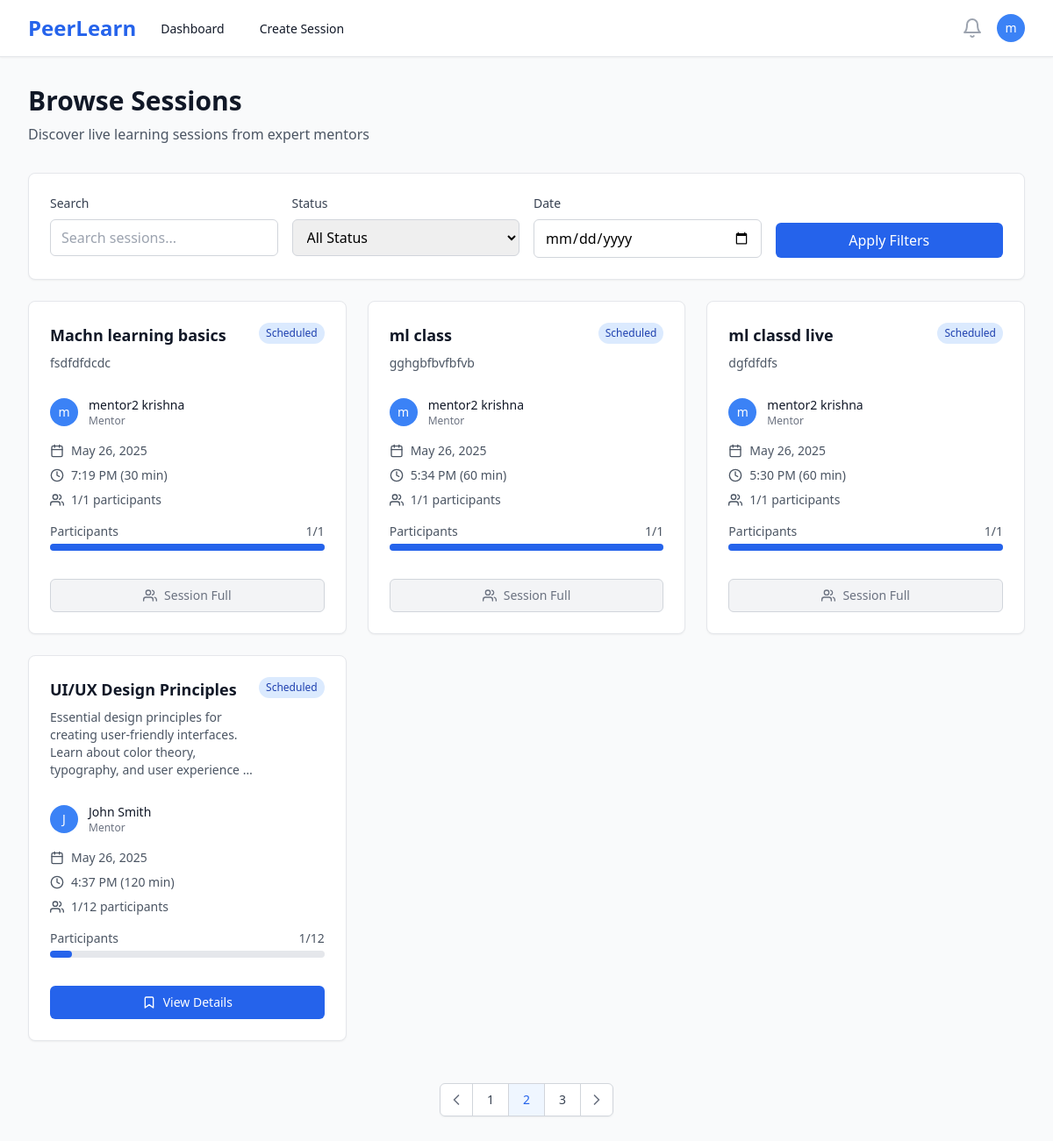
Page /sessions/ (signed in) on the earlier database version.
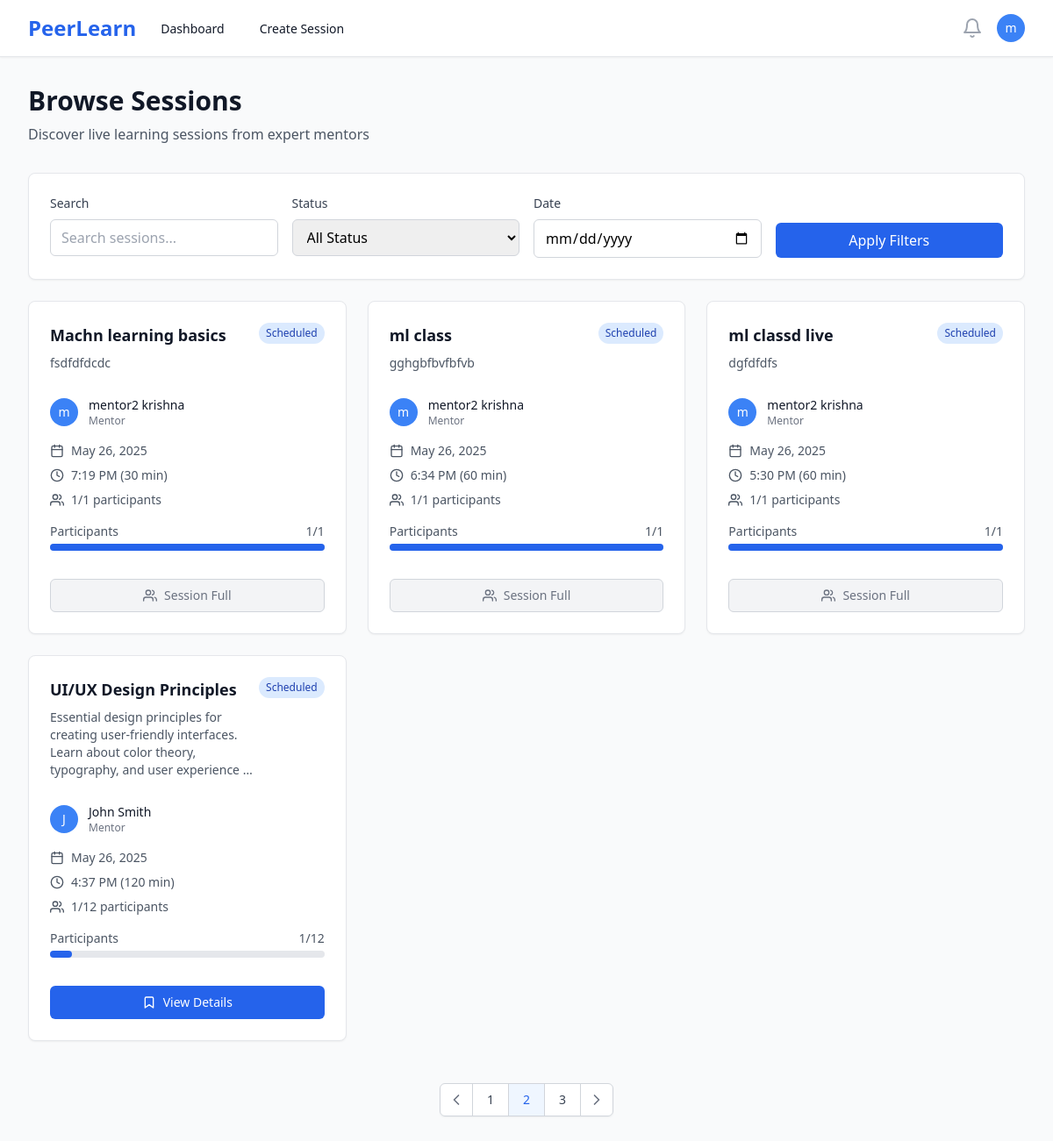
Same page on the later database version.
### sessions/models.py (models this page shows, shortened)
class Session(models.Model):
    STATUS_CHOICES = [
        ('draft', 'Draft'),
        ('scheduled', 'Scheduled'),
        ('live', 'Live'),
        ('completed', 'Completed'),
        ('cancelled', 'Cancelled'),
    ]
    CATEGORY_CHOICES = [
        ('programming', 'Programming & Development'),
        ('data-science', 'Data Science & Analytics'),
        ('web-development', 'Web Development'),
        ('mobile-development', 'Mobile Development'),
        ('ai-ml', 'AI & Machine Learning'),
        ('design', 'UI/UX Design'),
        ('business', 'Business & Marketing'),
        ('language', 'Language Learning'),
        ('music', 'Music & Arts'),
        ('fitness', 'Health & Fitness'),
        ('other', 'Other'),
    ]
    id = models.UUIDField(primary_key=True, default=uuid.uuid4, editable=False)
    mentor = models.ForeignKey(User, on_delete=models.CASCADE, related_name='mentor_sessions')
    title = models.CharField(max_length=200)
    description = models.TextField()
    thumbnail = models.ImageField(upload_to='session_thumbnails/', blank=True, null=True, help_text="Session cover image")
    category = models.CharField(max_length=50, choices=CATEGORY_CHOICES, blank=True, help_text="Session category for recommendations")
    skills = models.TextField(blank=True, help_text="Comma-separated skills for ML matching")
    price = models.DecimalField(max_digits=8, decimal_places=2, null=True, blank=True, help_text="Price in INR, null for free sessions")
    schedule = models.DateTimeField()
    duration = models.IntegerField(help_text="Duration in minutes")
    max_participants = models.IntegerField(default=10)
    status = models.CharField(max_length=20, choices=STATUS_CHOICES, default='draft')
    created_at = models.DateTimeField(auto_now_add=True)
    updated_at = models.DateTimeField(auto_now=True)
    class Meta:
        ordering = ['-schedule']
    @property
    def current_participants(self):
        return self.bookings.filter(status='confirmed').count()
    @property
    def is_full(self):
        return self.current_participants >= self.max_participants

### users/models.py (models this page shows, shortened)
class User(AbstractUser):
    ROLE_CHOICES = [
        ('mentor', 'Mentor'),
        ('learner', 'Learner'),
    ]
    id = models.UUIDField(primary_key=True, default=uuid.uuid4, editable=False)
    role = models.CharField(max_length=10, choices=ROLE_CHOICES, default='learner')
    bio = models.TextField(blank=True, null=True)
    skills = models.CharField(max_length=500, blank=True, help_text="Comma-separated skills for recommendation matching")
    interests = models.CharField(max_length=500, blank=True, help_text="Learning interests for AI recommendations")
    domain = models.CharField(max_length=100, blank=True, help_text="Learning domain/field")
    expertise = models.CharField(max_length=100, blank=True, help_text="Primary domain/area of expertise")
    career_goals = models.TextField(blank=True, help_text="Career aspirations for AI guidance")
    profile_image = models.ImageField(upload_to='profiles/', blank=True, null=True)
    created_at = models.DateTimeField(auto_now_add=True)
    updated_at = models.DateTimeField(auto_now=True)
    @property
    def is_mentor(self):
        return self.role == 'mentor'

### sessions/views.py (the view)
# urls.py: path('', views.session_list, name='session_list'),
@login_required
def session_list(request):
    sessions = Session.objects.filter(
        status='scheduled',
        schedule__gt=timezone.now()
    ).select_related('mentor')
    return render(request, 'sessions/list.html', {'sessions': sessions})

### templates/sessions/list.html (shortened to what the changed rows need)
{% extends 'base.html' %}
{% block content %}
<div class="max-w-7xl mx-auto px-4 sm:px-6 lg:px-8 py-8">
    <div class="mb-8">
        <h1 class="text-3xl font-bold text-gray-900">Browse Sessions</h1>
    </div>
    {% if sessions %}
    <div class="grid grid-cols-1 md:grid-cols-2 lg:grid-cols-3 gap-6">
        {% for session in sessions %}
        <div class="bg-white rounded-lg shadow-sm border border-gray-200 hover:shadow-md transition-shadow">
            <div class="p-6">
                <div class="flex items-start justify-between mb-4">
                    <div class="flex-1">
                        <h3 class="text-lg font-semibold text-gray-900 mb-2">
                            <a href="{% url 'session_detail' session.id %}" class="hover:text-blue-600">
                                {{ session.title }}
                            </a>
                        </h3>
                        <p class="text-sm text-gray-600 mb-3">{{ session.description|truncatewords:15 }}</p>
                    </div>
                    <span class="px-2 py-1 text-xs font-medium rounded-full flex-shrink-0
                                {% if session.status == 'scheduled' %}bg-blue-100 text-blue-800
                                {% elif session.status == 'live' %}bg-green-100 text-green-800
                                {% elif session.status == 'completed' %}bg-gray-100 text-gray-800
                                {% elif session.status == 'cancelled' %}bg-red-100 text-red-800
                                {% else %}bg-yellow-100 text-yellow-800{% endif %}">
                        {{ session.status|title }}
                    </span>
                </div>
                <div class="flex items-center mb-4">
                    {% if session.mentor.profile_image %}
                        <img class="h-8 w-8 rounded-full" src="{{ session.mentor.profile_image.url }}" alt="">
                    {% else %}
                        <div class="h-8 w-8 rounded-full bg-blue-500 flex items-center justify-center">
                            <span class="text-white text-sm font-medium">{{ session.mentor.first_name|first|default:session.mentor.username|first }}</span>
                        </div>
                    {% endif %}
                    <div class="ml-3">
                        <p class="text-sm font-medium text-gray-900">{{ session.mentor.get_full_name|default:session.mentor.username }}</p>
                        <p class="text-xs text-gray-500">Mentor</p>
                    </div>
                </div>
                <div class="space-y-2 text-sm text-gray-600 mb-4">
                    <div class="flex items-center">
                        <i data-feather="calendar" class="h-4 w-4 mr-2"></i>
                        {{ session.schedule|date:"M j, Y" }}
                    </div>
                    <div class="flex items-center">
                        <i data-feather="clock" class="h-4 w-4 mr-2"></i>
                        {{ session.schedule|time:"g:i A" }} ({{ session.duration }} min)
                    </div>
                    <div class="flex items-center">
                        <i data-feather="users" class="h-4 w-4 mr-2"></i>
                        {{ session.current_participants }}/{{ session.max_participants }} participants
                    </div>
                </div>
                <div class="mb-4">
                    <div class="flex justify-between text-sm text-gray-600 mb-1">
                        <span>Participants</span>
                        <span>{{ session.current_participants }}/{{ session.max_participants }}</span>
                    </div>
                    <div class="w-full bg-gray-200 rounded-full h-2">
                        <div class="bg-blue-600 h-2 rounded-full"
                             style="width: {% widthratio session.current_participants session.max_participants 100 %}%"></div>
                    </div>
                </div>
                <div class="pt-4">
                    {% if user.is_authenticated %}
                        {% if session.status == 'live' %}
                            <a href="{% url 'session_detail' session.id %}"
                               class="w-full inline-flex items-center justify-center px-4 py-2 border border-transparent text-sm font-medium rounded-md text-white bg-green-600 hover:bg-green-700">
                                <i data-feather="video" class="h-4 w-4 mr-2"></i>
                                Join Live Session
                            </a>
                        {% elif session.status == 'scheduled' %}
                            {% if session.is_full %}
                                <button disabled
                                        class="w-full inline-flex items-center justify-center px-4 py-2 border border-gray-300 text-sm font-medium rounded-md text-gray-500 bg-gray-100 cursor-not-allowed">
                                    <i data-feather="users" class="h-4 w-4 mr-2"></i>
                                    Session Full
                                </button>
                            {% else %}
                                <a href="{% url 'session_detail' session.id %}"
                                   class="w-full inline-flex items-center justify-center px-4 py-2 border border-transparent text-sm font-medium rounded-md text-white bg-blue-600 hover:bg-blue-700">
                                    <i data-feather="bookmark" class="h-4 w-4 mr-2"></i>
                                    View Details
                                </a>
                            {% endif %}
                        {% else %}
                            <a href="{% url 'session_detail' session.id %}"
                               class="w-full inline-flex items-center justify-center px-4 py-2 border border-gray-300 text-sm font-medium rounded-md text-gray-700 bg-white hover:bg-gray-50">
                                <i data-feather="eye" class="h-4 w-4 mr-2"></i>
                                View Details
                            </a>
                        {% endif %}
                    {% else %}
                        <a href="{% url 'login' %}"
                           class="w-full inline-flex items-center justify-center px-4 py-2 border border-transparent text-sm font-medium rounded-md text-white bg-blue-600 hover:bg-blue-700">
                            Login to Book
                        </a>
                    {% endif %}
                </div>
            </div>
        </div>
        {% endfor %}
    </div>
    {% endif %}
</div>
{% endblock %}

Differences in the rows shown:
changed Session "ml class": schedule "5:34 PM" → "6:34 PM"
